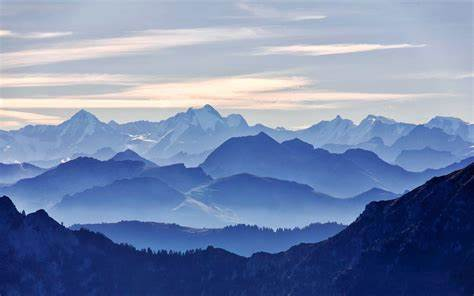
#> input picture Steganografia/Lab5/landscape.jpeg, 474 x 296 px
$ python lab5.py
#> lines starting #> are read from the running program, lines starting #| are printed output that depends on the picture
import cv2
import numpy as np

def load_color_image_aligned(path):
#> called with path = 'landscape.jpeg'
    image = cv2.imread(path)
#> image is the input picture: shape (296, 474, 3); mean B, G, R 171.6, 135.1, 118
    if image is None:
        raise FileNotFoundError(f"[ERROR] Cannot load image: {path}")
    h, w = image.shape[:2]
#> h = 296; w = 474
    h -= h % 8
    w -= w % 8
#> w = 472
    resized = cv2.resize(image, (w, h))
    print(f"[INFO] Loaded color image '{path}' resized to {w}x{h}")
#| [INFO] Loaded color image 'landscape.jpeg' resized to 472x296
    return resized

def apply_dct_blocks(channel):
    h, w = channel.shape
    result = np.zeros_like(channel, dtype=np.float32)
    for y in range(0, h, 8):
        for x in range(0, w, 8):
            block = channel[y:y+8, x:x+8]
            result[y:y+8, x:x+8] = cv2.dct(np.float32(block))
    return result

def apply_idct_blocks(dct_channel):
    h, w = dct_channel.shape
    result = np.zeros_like(dct_channel, dtype=np.uint8)
    for y in range(0, h, 8):
        for x in range(0, w, 8):
            block = dct_channel[y:y+8, x:x+8]
            idct_block = cv2.idct(block)
            result[y:y+8, x:x+8] = np.clip(idct_block, 0, 255)
    return result

def text_to_bits(text):
    return [int(b) for char in text.encode('utf-8') for b in format(char, '08b')]

def bits_to_text(bits):
    chars = []
    for b in range(0, len(bits), 8):
        byte = bits[b:b+8]
        if len(byte) < 8:
            break
        chars.append(chr(int(''.join(map(str, byte)), 2)))
    return ''.join(chars)

def embed_bits_in_channel(dct_channel, bits, coeff_pair=(3, 4), delta=25.0):
    h, w = dct_channel.shape
    idx = 0
    print(f"[INFO] Embedding {len(bits)} bits with delta={delta}")
    for y in range(0, h, 8):
        for x in range(0, w, 8):
            if idx >= len(bits):
                break
            block = dct_channel[y:y+8, x:x+8]
            c1, c2 = coeff_pair
            bit = bits[idx]
            ref = block.flat[c2]
            if bit == 1:
                block.flat[c1] = ref + delta
            else:
                block.flat[c1] = ref - delta
            dct_channel[y:y+8, x:x+8] = block
            print(f"[EMBED] Bit {bit} in block {idx}: c1={block.flat[c1]:.2f}, c2={ref:.2f}")
            idx += 1
    return dct_channel

def extract_bits_from_channel(dct_channel, bit_count, coeff_pair=(3, 4)):
    extracted = []
    h, w = dct_channel.shape
    idx = 0
    print(f"[INFO] Extracting {bit_count} bits")
    for y in range(0, h, 8):
        for x in range(0, w, 8):
            if idx >= bit_count:
                break
            block = dct_channel[y:y+8, x:x+8]
            c1, c2 = coeff_pair
            bit = 1 if block.flat[c1] > block.flat[c2] else 0
            extracted.append(bit)
            print(f"[EXTRACT] Block {idx}: c1={block.flat[c1]:.2f}, c2={block.flat[c2]:.2f} -> bit={bit}")
            idx += 1
    return extracted

# === MAIN ===

image_path = "landscape.jpeg"
message_text = "Grzegorz"   # default text
bits = text_to_bits(message_text)

color_image = load_color_image_aligned(image_path)
b, g, r = cv2.split(color_image)
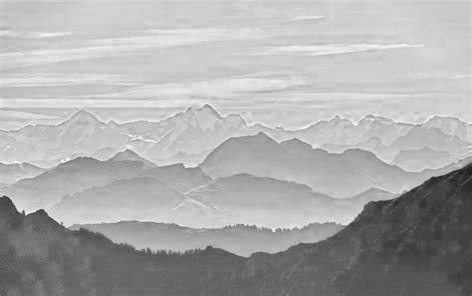
#> b: shape (296, 472); min 22, max 255, mean 171.6
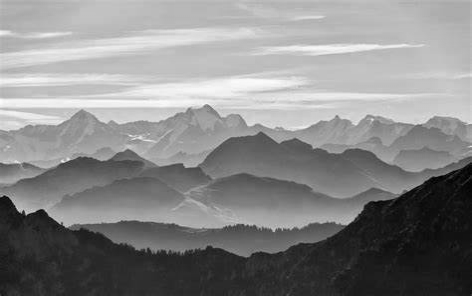
#> g: shape (296, 472); min 0, max 252, mean 135.1
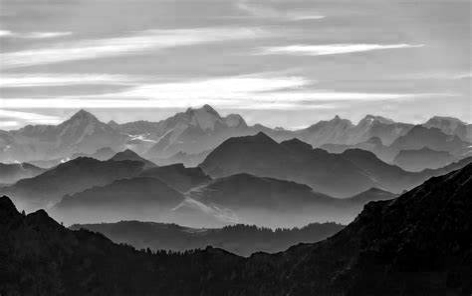
#> r: shape (296, 472); min 0, max 255, mean 118

dct_b = apply_dct_blocks(b)
#> after the loop in apply_dct_blocks, `for y in range(0, h, 8):`:
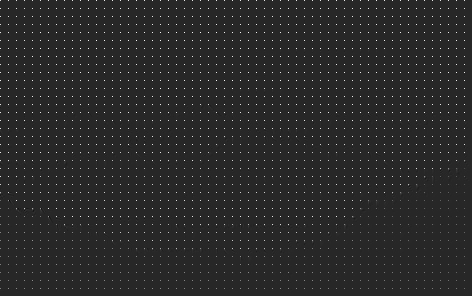
#> result: shape (296, 472) float32; min -338.7, max 1834.5, mean 21.6; drawn with min black and max white
dct_b_modified = embed_bits_in_channel(dct_b, bits, delta=5.0)
#> after the loop in embed_bits_in_channel, `for y in range(0, h, 8):`: idx = 64
b_stego = apply_idct_blocks(dct_b_modified)

stego_image = cv2.merge([b_stego, g, r])
cv2.imwrite("landscape_encodee.jpeg", stego_image)
print(f"[INFO] Saved stego image to 'landscape_encodee.png'")

dct_b_extracted = apply_dct_blocks(b_stego)
recovered_bits = extract_bits_from_channel(dct_b_extracted, len(bits))
#> the loop in extract_bits_from_channel, `for y in range(0, h, 8):` made 37 passes
#> (printed output is left out)
#> after the loop in extract_bits_from_channel, `for y in range(0, h, 8):`: extracted = 64 values, max 1 at index 1, min 0 at index 0, mean 0.578; idx = 64
#> recovered_bits has the same summary as extracted in extract_bits_from_channel
recovered_message = bits_to_text(recovered_bits)
#> the loop in bits_to_text, `for b in range(0, len(bits), 8):` made 8 passes
#> (b, byte) on passes 2 to 8: (8, [0, 1, 1, 1, 0, 0, 1, 0]), (16, [0, 1, 1, 1, 1, 0, 1, 0]), (24, [0, 1, 1, 0, 0, 1, 0, 1]), (32, [0, 1, 1, 0, 0, 1, 1, 1]), (40, [0, 1, 1, 0, 1, 1, 1, 1]), (48, [0, 1, 1, 1, 0, 0, 1, 0]), (56, [0, 1, 1, 1, 1, 0, 1, 0])
#> byte on pass 1: [0, 1, 0, 0, 0, 1, 1, 1]
#> after the loop in bits_to_text, `for b in range(0, len(bits), 8):`: chars = ['G', 'r', 'z', 'e', 'g', 'o', 'r', 'z']
#> recovered_message = 'Grzegorz'

print(f"\n[RESULT] Original text:   {message_text}")
print(f"[RESULT] Recovered text: {recovered_message}")

$ run again, with Steganografia/Lab5/house_image.png saved as Steganografia/Lab5/landscape.jpeg
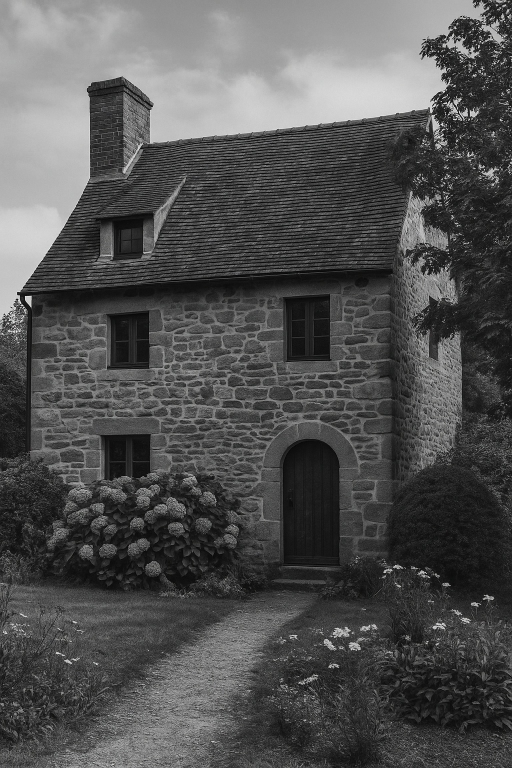
#> input picture Steganografia/Lab5/house_image.png, 1024 x 1536 px (shown at 1/2 size)
#> in load_color_image_aligned, image is the input picture: shape (1536, 1024, 3); mean B, G, R 82.2, 82.2, 82.2
#| [INFO] Loaded color image 'landscape.jpeg' resized to 1024x1536
#> after the loop in apply_dct_blocks, `for y in range(0, h, 8):`:
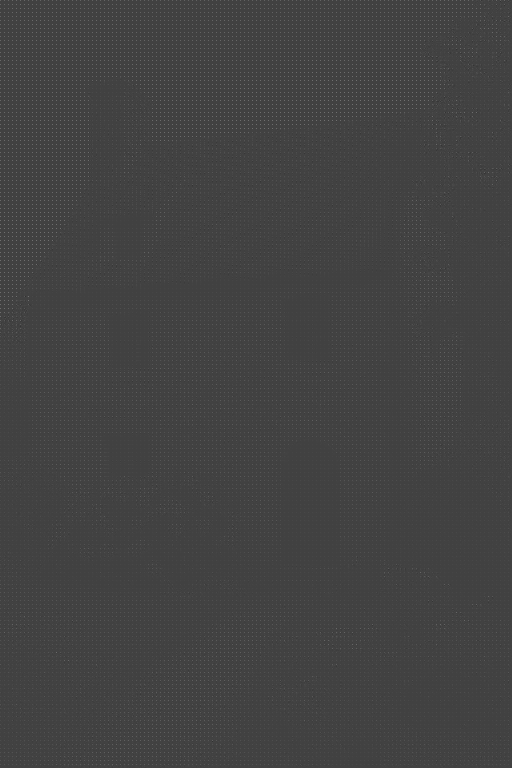
#> result: shape (1536, 1024) float32 (shown at 1/2 size); min -601.2, max 1724.4, mean 10.3; drawn with min black and max white
#> after the loop in embed_bits_in_channel, `for y in range(0, h, 8):`: idx = 64
#> the loop in extract_bits_from_channel, `for y in range(0, h, 8):` made 192 passes
#> (printed output is left out)
#> after the loop in extract_bits_from_channel, `for y in range(0, h, 8):`: extracted = 64 values, max 1 at index 1, min 0 at index 0, mean 0.578; idx = 64
#> recovered_bits has the same summary as extracted in extract_bits_from_channel
#> the loop in bits_to_text, `for b in range(0, len(bits), 8):` made 8 passes
#> (b, byte) on passes 2 to 8: (8, [0, 1, 1, 1, 0, 0, 1, 0]), (16, [0, 1, 1, 1, 1, 0, 1, 0]), (24, [0, 1, 1, 0, 0, 1, 0, 1]), (32, [0, 1, 1, 0, 0, 1, 1, 1]), (40, [0, 1, 1, 0, 1, 1, 1, 1]), (48, [0, 1, 1, 1, 0, 0, 1, 0]), (56, [0, 1, 1, 1, 1, 0, 1, 0])
#> after the loop in bits_to_text, `for b in range(0, len(bits), 8):`: chars = ['G', 'r', 'z', 'e', 'g', 'o', 'r', 'z']
#> recovered_message = 'Grzegorz'
